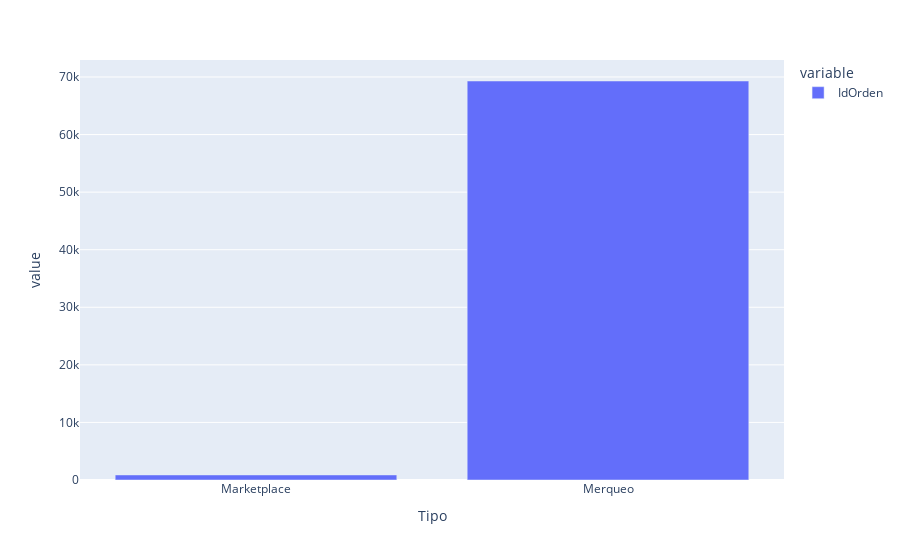

The code cell stored with this chart in its notebook:
### Code cell
df.groupby('Tipo')['IdOrden'].count().plot(kind='bar')

### Figure 1 — Plotly figure (JSON) as saved in the notebook; plotly's stock layout.template omitted (floating-point values rounded to 4 significant figures)
{"data": [{"alignmentgroup": "True", "hovertemplate": "variable=IdOrden<br>Tipo=%{x}<br>value=%{y}<extra></extra>", "legendgroup": "IdOrden", "marker": {"color": "#636efa"}, "name": "IdOrden", "offsetgroup": "IdOrden", "orientation": "v", "showlegend": true, "textposition": "auto", "type": "bar", "x": ["Marketplace", "Merqueo"], "xaxis": "x", "y": [877, 69304], "yaxis": "y"}], "layout": {"barmode": "relative", "legend": {"title": {"text": "variable"}, "tracegroupgap": 0}, "margin": {"t": 60}, "xaxis": {"anchor": "y", "domain": [0, 1], "title": {"text": "Tipo"}}, "yaxis": {"anchor": "x", "domain": [0, 1], "title": {"text": "value"}}}}
